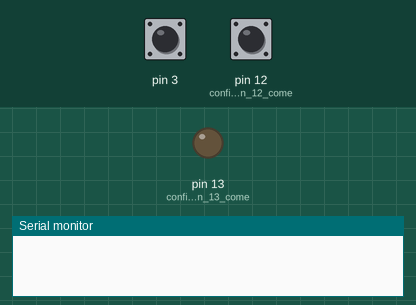
A sketch run on a simulated Arduino Uno, built with avr-gcc and run on an emulated ATmega328P. Parts: output pins drawn as LEDs (lit = HIGH), the last lines printed to the serial monitor. The inputs (shaded band) are chosen by the test bench; at power-on: pin 12 (configuro_il_pin_12_come) HIGH, pin 3 HIGH.

Above: at 1.2 s.
1.3 s: pin 12 (configuro_il_pin_12_come) pulled LOW for 0.15 s
4.4 s: pin 3 pulled LOW for 3.2 s
9.1 s: pin 12 (configuro_il_pin_12_come) pulled LOW for 1 s
At 14.9 s:
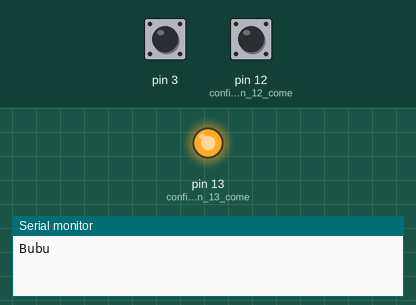
Timing chart, 0 to 16.6 s (numbered marks = the images above; inputs shaded):
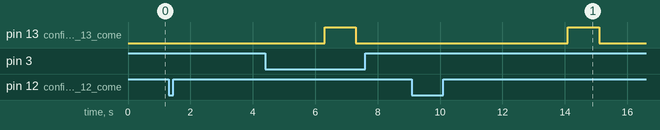

The sketch:

5_compito.ino
```cpp
void setup() {
  pinMode(13, OUTPUT);       // configuro il pin 13 come output (dove c'è il LED)
  pinMode(12, INPUT_PULLUP);  // configuro il pin 12 come input (dove c'è il pulsante)
  pinMode(3, INPUT_PULLUP);
  Serial.begin (9600);
}


void loop() {
  if (digitalRead (12) == LOW) {
    delay(5000);
    digitalWrite(13, HIGH);
    delay(1000);
    digitalWrite (13, LOW);
  } else {
    if (digitalRead (3) == LOW) {
      Serial.println("Bubu");
      delay(1000);
    }


  }

}
```

Measured:
- after the input at 1.3 s, every drawn part: stays the same
- after the input at 9.1 s, pin 13 (configuro_il_pin_13_come): LOW → HIGH after 5.0 s, → LOW 1.0 s later
